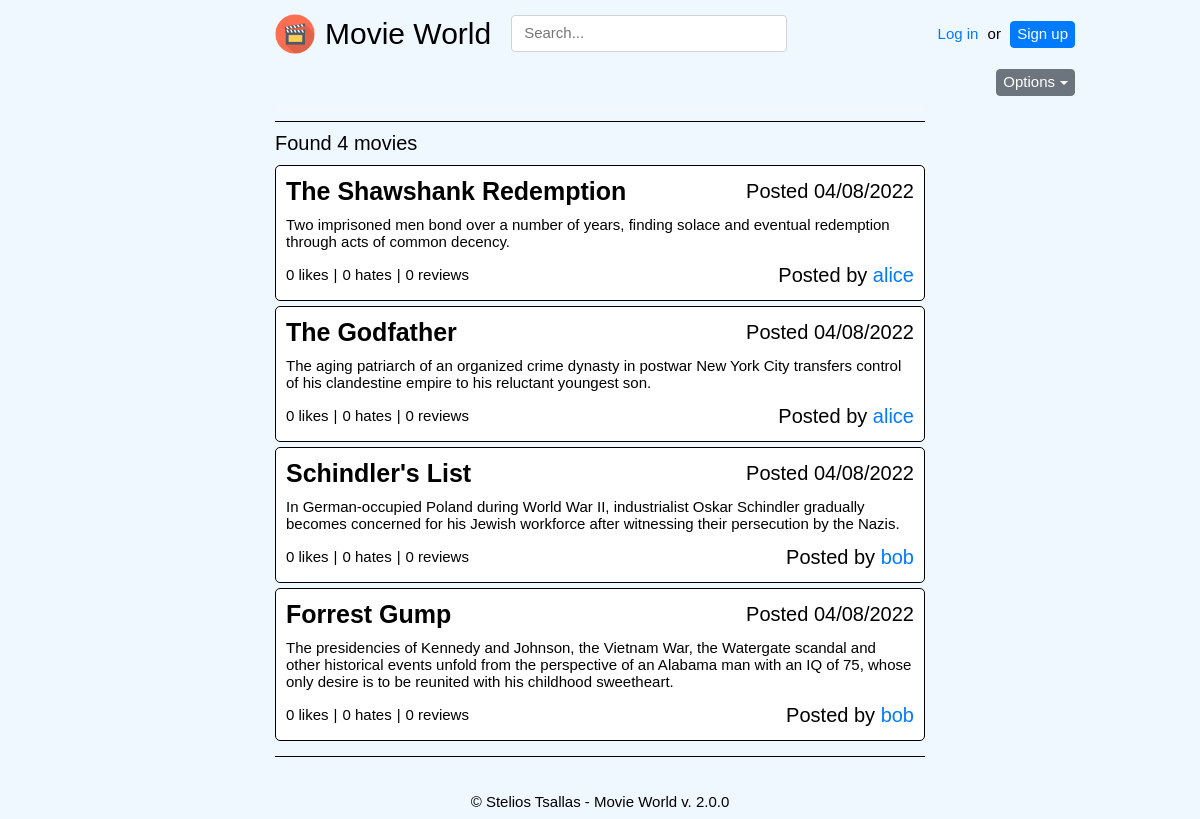
The app's page /, older data.
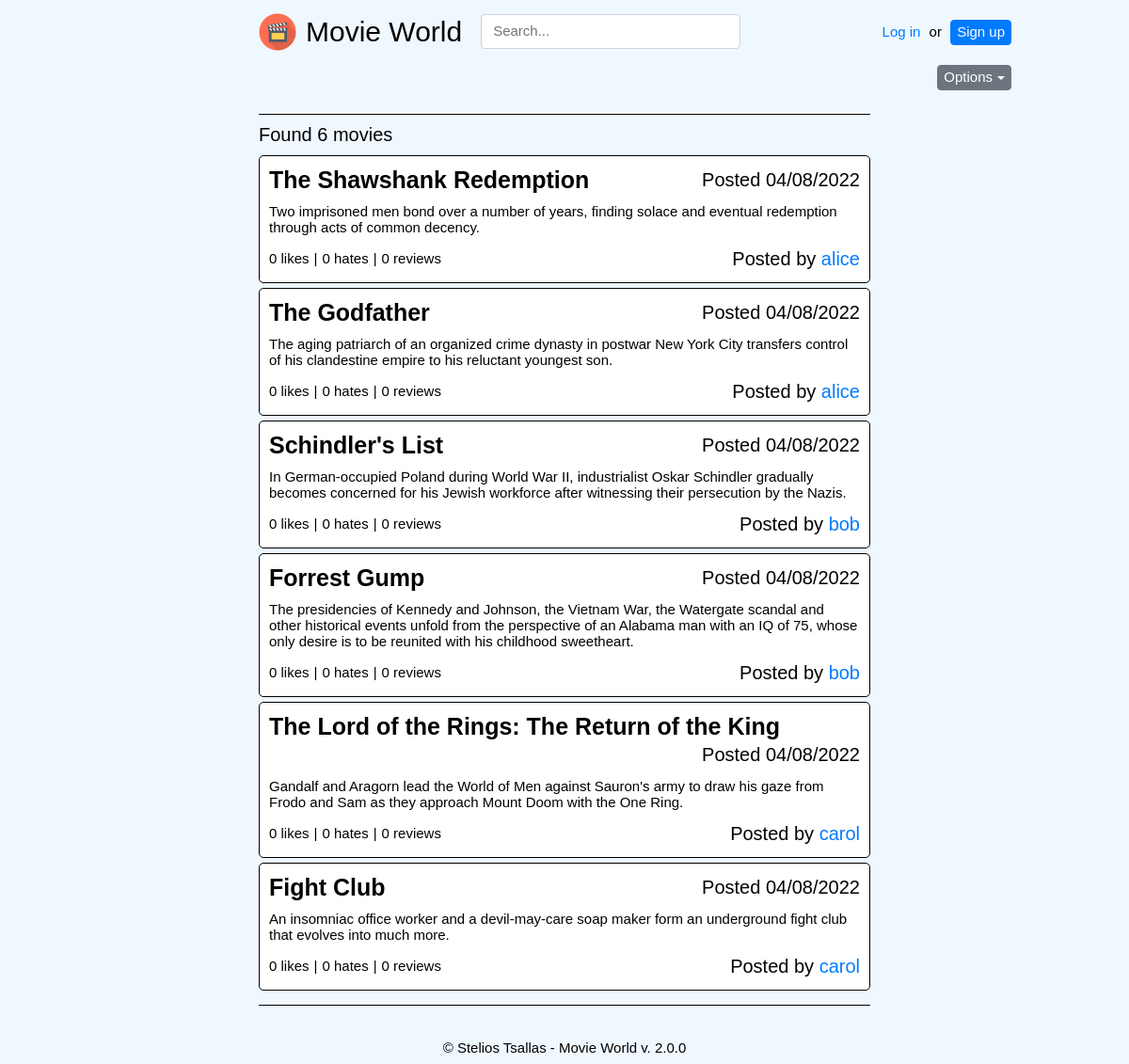
The same page, newer data.
### tables this page shows
CREATE TABLE movies
(
	movieid		    BIGINT AUTO_INCREMENT PRIMARY KEY,
	title           VARCHAR(64) NOT NULL,
	description     TEXT,
	userid          BIGINT NOT NULL REFERENCES users( userid ),
	creation_date   TIMESTAMP NOT NULL DEFAULT NOW()
);

CREATE TABLE users
(
    userid     BIGINT AUTO_INCREMENT PRIMARY KEY,
    username   VARCHAR(20) NOT NULL,
    password   VARCHAR(64) NOT NULL,
    email      VARCHAR(250) NOT NULL
);

### index.php (called while the page is built, shortened)
<?php
require_once( 'modules/movies.php' );
$movies = new Movies;
$movies->renderHtml();
?>

### dao/MovieDao.php (called while the page is built, shortened)
<?php
class MovieDao
{
	var $table = 'movies';
    function getAll( &$values, $obj = array() )
    {
        global $conn;
        try
        {
            $count = '';
            $left_join = '';
            $where = '';
            $order_by = 'movies.creation_date DESC';
            $query = "SELECT $count movies.movieid, movies.title, movies.description,
                             date_format( movies.creation_date, '%d/%m/%Y' ) AS posted, users.username AS posted_by
                      FROM {$this->table}
                      $left_join
                      LEFT JOIN users ON movies.userid = users.userid
                      $where
                      GROUP BY movies.movieid
                      ORDER BY $order_by";
            $stmt = $conn->prepare( $query );
            $stmt->execute();
            return TRUE;
        }
        catch( PDOException $e )
        {
            echo $e->getMessage();
            return FALSE;
        }
    }
}
?>

### dao/MovieVoteDao.php (called while the page is built, shortened)
<?php
class MovieVoteDao
{
	var $table = 'movie_votes';
	function getLikeVotesNum( $movieid )
	{
        global $conn;
   		try
		{
			$query = "SELECT COUNT(*) FROM {$this->table}
                      WHERE movieid = :movieid AND vote_like IS TRUE";
			$stmt = $conn->prepare( $query );
			$stmt->bindParam( ':movieid', $movieid, PDO::PARAM_INT );
			$stmt->execute();
			return $stmt->fetchColumn();
		}
		catch( PDOException $e )
		{
			echo $e->getMessage();
			return 0;
		}
	}
	function getHateVotesNum( $movieid )
	{
        global $conn;
   		try
		{
			$query = "SELECT COUNT(*) FROM {$this->table}
                      WHERE movieid = :movieid AND vote_hate IS TRUE";
			$stmt = $conn->prepare( $query );
			$stmt->bindParam( ':movieid', $movieid, PDO::PARAM_INT );
			$stmt->execute();
			return $stmt->fetchColumn();
		}
		catch( PDOException $e )
		{
			echo $e->getMessage();
			return 0;
		}
	}
}
?>

### dao/MovieReviewDao.php (called while the page is built, shortened)
<?php
class MovieReviewDao
{
	var $table = 'movie_reviews';
	function getReviewsNum( $movieid )
	{
        global $conn;
   		try
		{
			$query = "SELECT COUNT(*) FROM {$this->table}
                      WHERE movieid = :movieid";
			$stmt = $conn->prepare( $query );
			$stmt->bindParam( ':movieid', $movieid, PDO::PARAM_INT );
			$stmt->execute();
			return $stmt->fetchColumn();
		}
		catch( PDOException $e )
		{
			echo $e->getMessage();
			return 0;
		}
	}
}
?>

### lib/Movie.php (the view, shortened to what the changed rows need)
<?php
class Movie
{
    var $data = array();
    function __construct( $data )
    {
        $this->data = $data;
    }
    function setLike()
    {
        $movie_vote_values = array();
        $movie_vote_values['userid'] = $_SESSION['userid'];
        $movie_vote_values['movieid'] = $this->data['movieid'];
        $movie_vote_dao = new MovieVoteDao;
        if( $this->data['liked'] = $movie_vote_dao->hasUserLiked( $movie_vote_values ) ) {
            $class = 'movie_voted';
        }
    }
    function setHate()
    {
        $movie_vote_values = array();
        $movie_vote_values['userid'] = $_SESSION['userid'];
        $movie_vote_values['movieid'] = $this->data['movieid'];
        $movie_vote_dao = new MovieVoteDao;
        if( $this->data['hated'] = $movie_vote_dao->hasUserHated( $movie_vote_values ) ) {
            $class = 'movie_voted';
        }
    }
    function shortNumber( $num )
    {
        $units = [ '', 'K', 'M', 'B' ];
        for( $i = 0; $num >= 1000; $i++ ) {
            $num /= 1000;
        }
        return round( $num, 1 ) . $units[ $i ];
    }
    function renderVotesNum()
    {
        $movieid = $this->data['movieid'];
        $movie_vote_dao = new MovieVoteDao;
        echo "<div id=\"movie_votes_num_{$movieid}\" class=\"movie_votes_num\">\n";
        $values = array();
        $movie_vote_dao->getUsersByLike( $movieid, $values );
        $users_like_num = $this->shortNumber( $movie_vote_dao->getLikeVotesNum( $movieid ) );
        $users_list = ( !empty( $values ) && $_SESSION['logged_in'] );
        $class = ( $this->data['liked'] )? 'liked' : '';
        echo "<div class=\"movie_likes $class\">";
        echo ( $users_list )?
            "\n<a href=\"\" class=\"dropdown-link only-text\" data-toggle=\"dropdown\"><span class=\"movie_votes_text\">$users_like_num likes</span></a>\n" : "$users_like_num likes";
        echo "</div>\n";
        echo "<div class=\"num_separator\">|</div>\n";
        $values = array();
        $movie_vote_dao->getUsersByHate( $movieid, $values );
        $users_hate_num = $this->shortNumber( $movie_vote_dao->getHateVotesNum( $movieid ) );
        $users_list = ( !empty( $values ) && $_SESSION['logged_in'] );
        $class = ( $this->data['hated'] )? 'hated' : '';
        echo "<div class=\"movie_hates $class\">\n";
        echo ( $users_list )?
            "\n<a href=\"\" class=\"dropdown-link only-text\" data-toggle=\"dropdown\"><span class=\"movie_votes_text\">$users_hate_num hates</span></a>\n" : "$users_hate_num hates";
        echo "</div>\n";
        echo "</div>\n";
    }
    function renderReviewsNum()
    {
        $movieid = $this->data['movieid'];
        echo "<div id=\"movie_reviews_num_{$movieid}\" class=\"movie_reviews_num\">\n";
        echo "<div class=\"num_separator\">|</div>\n";
        $values = array();
        $movie_review_dao = new MovieReviewDao;
        $movie_review_dao->getReviews( $movieid, $values );
        $reviews_num = $this->shortNumber( $movie_review_dao->getReviewsNum( $movieid ) );
        $reviews_list = ( !empty( $values ) && $_SESSION['logged_in'] );
        echo "<div class=\"movie_reviews\">";
        echo ( $reviews_list )?
            "\n<a href=\"\" class=\"dropdown-link only-text\" data-toggle=\"dropdown\">$reviews_num reviews</a>\n" : "$reviews_num reviews";
        echo "</div>\n";
        echo "</div>\n";
    }
    function renderHtml()
    {
        $movieid = $this->data['movieid'];
        $myself = ( $this->data['posted_by'] == $_SESSION['username'] );
        $title = htmlspecialchars( $this->data['title'], ENT_QUOTES, 'UTF-8' );
        $posted = $this->data['posted'];
        $description = htmlspecialchars( $this->data['description'], ENT_QUOTES, 'UTF-8' );
        $posted_by = ( $myself )? "You" : $this->data['posted_by'];
        echo "<div id=\"movie_{$movieid}\" class=\"movie_data\">\n";
        echo "<div class=\"movie_data_top\">\n";
        echo "<span class=\"movie_title\">$title</span>\n";
        echo "<span class=\"movie_posted\">Posted $posted</span>\n";
        echo "</div>\n";
        echo "<div class=\"movie_data_middle\">\n";
        echo "<span>$description</span>\n";
        echo "</div>\n";
        echo "<div class=\"movie_data_bottom\">\n";
        echo "<div class=\"movie_num_container\">\n";
        $this->renderVotesNum();
        $this->renderReviewsNum();
        echo "</div>\n";
        echo "<div class=\"movie_posted_by\">Posted by <span class=\"movie_posted_by_user\">$posted_by</div>\n";
        echo "</div>\n";
        echo "</div>\n";
    }
}
?>

### modules/movies.php (shortened to what the changed rows need)
<?php
require_once('lib/Page.php');
require_once('lib/Movie.php');
require_once('dao/MovieDao.php');
require_once('dao/MovieVoteDao.php');
require_once('dao/MovieReviewDao.php');
class Movies extends Page
{
    function head()
    {
        echo "<link rel=\"stylesheet\" href=\"/css/main.css\">\n";
        echo "<link rel=\"stylesheet\" href=\"/css/movie.css\">\n";
    }
    function body()
    {
        $movies = array();
        $movie_dao = new MovieDao;
        $movie_dao->getAll( $movies );
        echo "<div class=\"movie_container\">\n";
        $count = count( $movies );
        echo "<div class=\"found_movies\">Found <span class=\"found_movies_count\">$count</span> movies</div>\n";
        if( $count )
        {
            echo "<div class=\"movie_content\">\n";
            foreach( $movies as $data )
            {
                $movie = new Movie( $data );
                $movie->renderHtml();
            }
            echo "</div>\n";
        }
        echo "</div>\n";
    }
}

Row changes from the older to the newer data that the page shows:
added movies: title "The Lord of the Rings: The Return of the King", posted "04/08/2022", description "Gandalf and Aragorn lead the World of Men against Sauron's army to draw his gaze from Frodo and Sam as they approach Mount Doom with the One Ring.", users_like_num "0", users_hate_num "0", reviews_num "0", userid.username "carol"
added movies: title "Fight Club", posted "04/08/2022", description "An insomniac office worker and a devil-may-care soap maker form an underground fight club that evolves into much more.", users_like_num "0", users_hate_num "0", reviews_num "0", userid.username "carol"
Text that changed along with them:
$count: "4" → "6"
